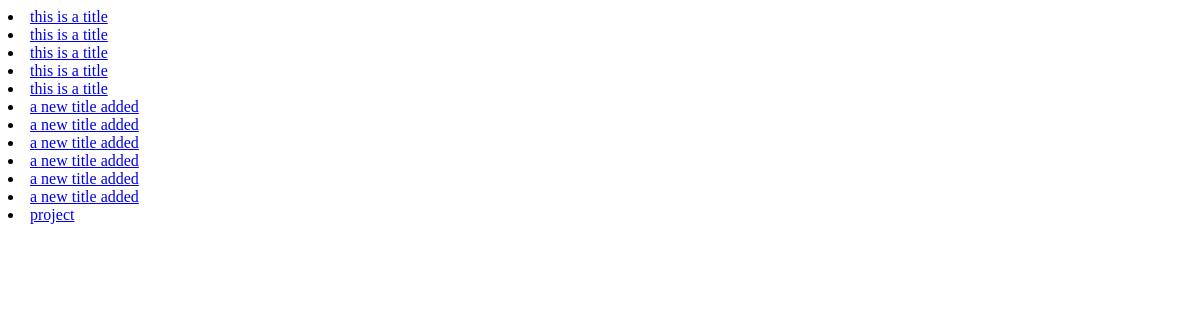
Page /home/ on the earlier database version.
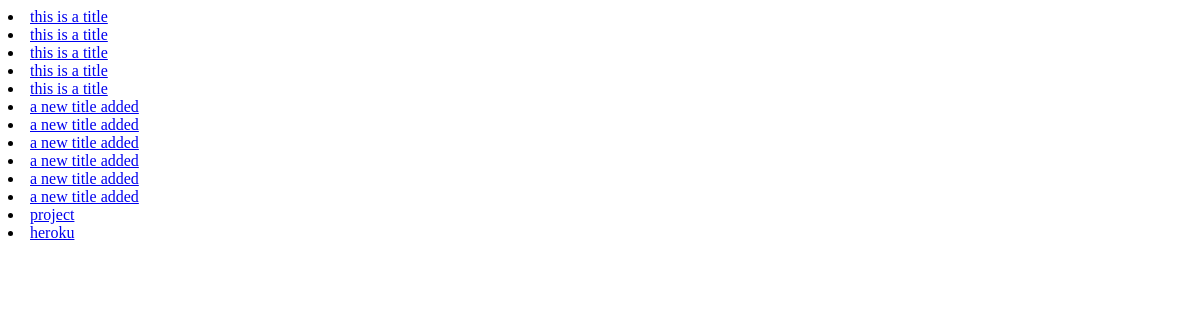
Same page on the later database version.
### articles/models.py (models this page shows)
class Article(models.Model):
    title = models.TextField()
    content = models.TextField()

### articles/views.py (the view)
# urls.py: 2. Add a URL to urlpatterns:  path('', views.home, name='home')
def home(request):
    object = Article.objects.all
    context = {"obj" : object }
    return render(request,'home.html',context= context)

### template/home.html
{% extends 'base.html' %}
{% block content %}
{% for x in obj %}
    <li><a href ='/home/{{ x.id }}/' >{{ x.title }}</a></li>
{% endfor %}
{% endblock %}

### template/base.html (shortened to what this page needs)
<!DOCTYPE html>
<html lang="en">
<head>
</head>
<body>
    {% block content %}
    {% endblock %}
</body>
</html>

Differences in the rows shown:
added Article: title "heroku"
